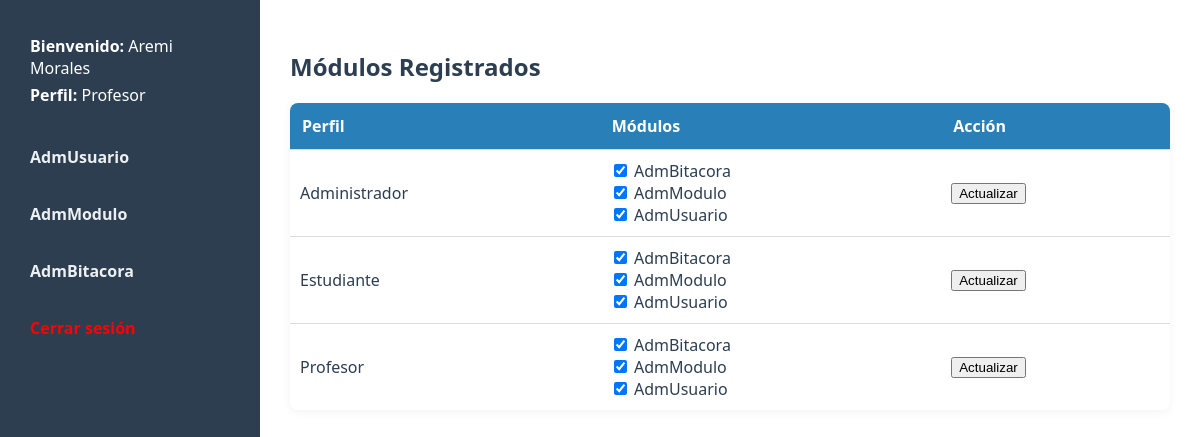
/AdmModulo/index.php (signed in), run on the app's committed database.
### tables this page shows
CREATE TABLE `modulo` (
  `Id_mod` int(11) NOT NULL,
  `Nombre` varchar(40) DEFAULT NULL,
  `Url` varchar(70) DEFAULT NULL,
  `Borrado` char(1) DEFAULT NULL
);

CREATE TABLE `perfil` (
  `Id_p` int(11) NOT NULL,
  `Nombre` varchar(25) DEFAULT NULL,
  `Descripcion` varchar(70) DEFAULT NULL,
  `Borrado` char(1) DEFAULT NULL
);

### AdmModulo/controlador/controlador.php (called while the page is built, shortened)
<?php
include_once $_SERVER['DOCUMENT_ROOT'] . '/SEyBT/config/conexion.php';
include_once $_SERVER['DOCUMENT_ROOT'] . '/SEyBT/AdmModulo/modelo/modelo.php';
$perfil = $_SESSION['perfil'];
$modulos = obtenerModulosPorPerfil($conn, $perfil);
$groupedData = obtenerTodosLosModulosPorPerfil($conn);
?>

### AdmModulo/modelo/modelo.php (called while the page is built, shortened)
<?php
function obtenerModulosPorPerfil($conn, $perfil) {
    $sql = "SELECT modulo.nombre, modulo.url
            FROM modulo
            INNER JOIN mod_perfil ON mod_perfil.Id_mod = modulo.Id_mod
            WHERE mod_perfil.Id_p = (SELECT Id_p FROM perfil WHERE Nombre = ?)";
    $stmt = $conn->prepare($sql);
    $stmt->bind_param("s", $perfil);
    $stmt->execute();
    $result = $stmt->get_result();
    $modulos = [];
    while ($row = $result->fetch_assoc()) {
        $modulos[] = $row;
    }
    return $modulos;
}
function obtenerTodosLosModulosPorPerfil($conn) {
    $sql = "SELECT perfil.Nombre AS Perfil, modulo.Id_mod, modulo.Nombre AS Modulo,
                   IF(mod_perfil.Id_p IS NOT NULL, 1, 0) AS Asignado
            FROM perfil
            CROSS JOIN modulo
            LEFT JOIN mod_perfil ON perfil.Id_p = mod_perfil.Id_p AND modulo.Id_mod = mod_perfil.Id_mod
            ORDER BY perfil.Nombre, modulo.Nombre";
    $result = $conn->query($sql);
    $groupedData = [];
    while ($row = $result->fetch_assoc()) {
        $groupedData[$row['Perfil']][] = $row;
    }
    return $groupedData;
}
?>

### AdmModulo/index.php (the view, shortened to what this page needs)
<?php
include './controlador/controlador.php';
?>
<!DOCTYPE html>
<html lang="es">
<head>
    <link rel="stylesheet" href="../css/estilo.css">
</head>
<body>
<aside>
    <div class="bienvenida">
        <p><strong>Bienvenido:</strong> <?= $_SESSION['usuario'] ?></p>
        <p><strong>Perfil:</strong> <?= $_SESSION['perfil'] ?? 'No definido' ?></p>
    </div>
    <?php foreach ($modulos as $modulo): ?>
        <a href="<?= '/SEyBT'.$modulo['url'] ?>"><?= $modulo['nombre'] ?></a>
    <?php endforeach; ?>
    <a href="../logout.php" style="color:red;">Cerrar sesión</a>
</aside>
<main>
    <h2>Módulos Registrados</h2>
    <table>
        <tr>
            <th>Perfil</th>
            <th>Módulos</th>
            <th>Acción</th>
        </tr>
        <?php foreach ($groupedData as $perfil => $modulos): ?>
        <tr>
            <td><?= $perfil ?></td>
            <td>
                <form action="./actualizar_modulos.php" method="post">
                    <?php foreach ($modulos as $modulo): ?>
                        <label>
                            <input type="checkbox" name="modulos[]" value="<?= $modulo['Id_mod'] ?>"
                                <?= $modulo['Asignado'] ? 'checked' : '' ?>>
                            <?= $modulo['Modulo'] ?>
                        </label><br>
                    <?php endforeach; ?>
            </td>
            <td>
                <input type="submit" value="Actualizar">
            </td>
        </tr>
        <?php endforeach; ?>
    </table>
</main>
</body>
</html>

### css/estilo.css (style rules this page uses)
body { font-family: 'Segoe UI', Tahoma, Geneva, Verdana, sans-serif; margin: 0; display: flex; background-color: #f4f6f8; color: #2c3e50; }
aside { width: 220px; background-color: #2c3e50; padding: 20px; height: 100vh; box-shadow: 2px 0 5px rgb(255, 255, 255); }
.bienvenida { color: #ffffff; padding: 10px; border-radius: 5px; margin-bottom: 15px; }
.bienvenida p { margin: 5px 0; }
aside a { display: block; margin-bottom: 15px; text-decoration: none; color: #ecf0f1; font-weight: bold; padding: 10px; border-radius: 5px; transition: 0.2s ease; }
aside a:last-child { color: #e74c3c; }
main { padding: 30px; flex: 1; background-color: #fff; }
table { width: 100%; border-collapse: collapse; margin-top: 20px; background-color: #fff; border-radius: 8px; overflow: hidden; box-shadow: 0 2px 10px rgba(0, 0, 0, 0.05); }
th { background-color: #2980b9; color: white; padding: 12px; text-align: left; }
td { padding: 10px; border-top: 1px solid #ddd; }

### data on the page
modulo: Nombre "AdmUsuario"
modulo: Nombre "AdmModulo"
modulo: Nombre "AdmBitacora"
perfil: modulo.Nombre "AdmBitacora", modulo.Nombre "AdmModulo", modulo.Nombre "AdmUsuario"
perfil: modulo.Nombre "AdmBitacora", modulo.Nombre "AdmModulo", modulo.Nombre "AdmUsuario"
perfil: modulo.Nombre "AdmBitacora", modulo.Nombre "AdmModulo", modulo.Nombre "AdmUsuario"

### other printed values
$_SESSION['usuario'] "Aremi Morales"
$_SESSION['perfil'] "Profesor"
$perfil "Administrador"
$perfil "Estudiante"
$perfil "Profesor"
